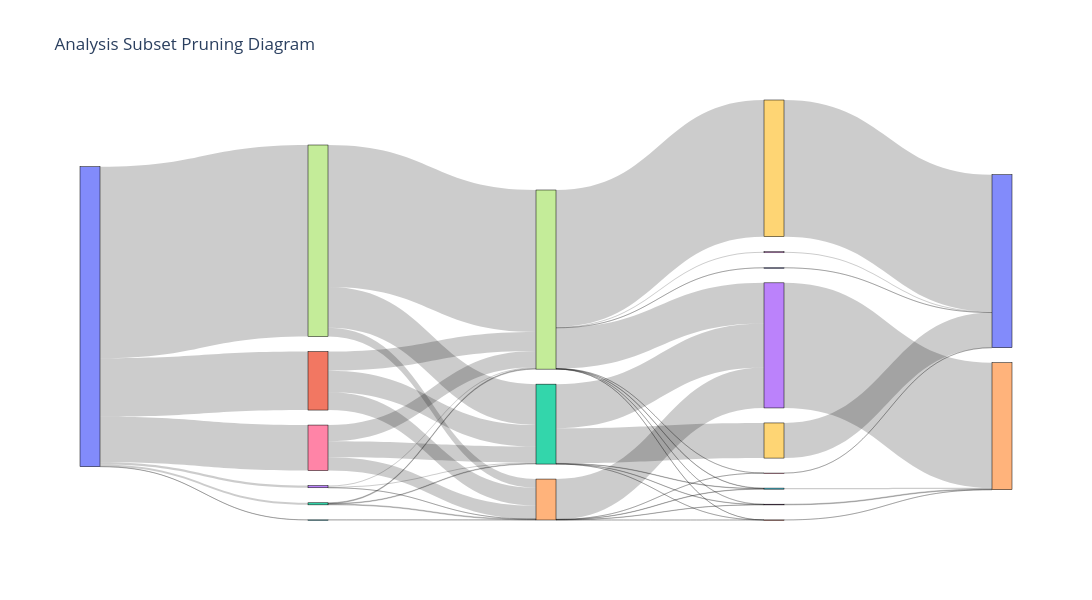

The notebook cell this image was saved under:
### Markdown cell above
Blank Sankey so that I can put custom labels

### Code cell
fig = go.Figure(data=[go.Sankey(
    arrangement="snap",
    node=dict(
        pad=15,
        thickness=20,
        line=dict(color="black", width=0.5),
        label=[""] * len(labels),  # empty node labels
    ),
    link=dict(
        source=sources,
        target=targets,
        value=values
    )
)])

fig.update_layout(
    title_text="Analysis Subset Pruning Diagram",
    font_size=12,
    width=1200,
    height=600,
    autosize=False,
)

fig.show()

### Figure 1 — Plotly figure (JSON) as saved in the notebook; plotly's stock layout.template omitted (floating-point values rounded to 4 significant figures)
{"data": [{"arrangement": "snap", "link": {"source": [0, 0, 0, 0, 0, 0, 7, 7, 7, 12, 12, 12, 1, 1, 1, 6, 6, 6, 15, 13, 13, 13, 2, 2, 2, 2, 2, 14, 14, 14, 14, 14, 17, 17, 17, 17, 17, 17, 17, 17, 16, 8, 5, 20, 11, 19, 9, 18, 3], "target": [7, 12, 1, 6, 15, 13, 2, 14, 17, 2, 14, 17, 2, 14, 17, 2, 14, 17, 14, 2, 14, 17, 8, 5, 11, 9, 3, 16, 8, 5, 11, 3, 16, 8, 5, 20, 11, 19, 18, 3, 10, 4, 4, 10, 4, 10, 10, 10, 4], "value": [207038, 2255, 63177, 49212, 151, 2346, 44134, 9464, 153440, 626, 784, 845, 23262, 19294, 20621, 17258, 14471, 17483, 151, 1084, 71, 1191, 288, 430, 33, 37963, 47650, 7, 246, 371, 32, 43579, 11, 248, 371, 73, 33, 147700, 1168, 43976, 18, 782, 1172, 73, 98, 147700, 37963, 1168, 135205]}, "node": {"label": ["", "", "", "", "", "", "", "", "", "", "", "", "", "", "", "", "", "", "", "", ""], "line": {"color": "black", "width": 0.5}, "pad": 15, "thickness": 20}, "type": "sankey"}], "layout": {"autosize": false, "font": {"size": 12}, "height": 600, "title": {"text": "Analysis Subset Pruning Diagram"}, "width": 1200}}
